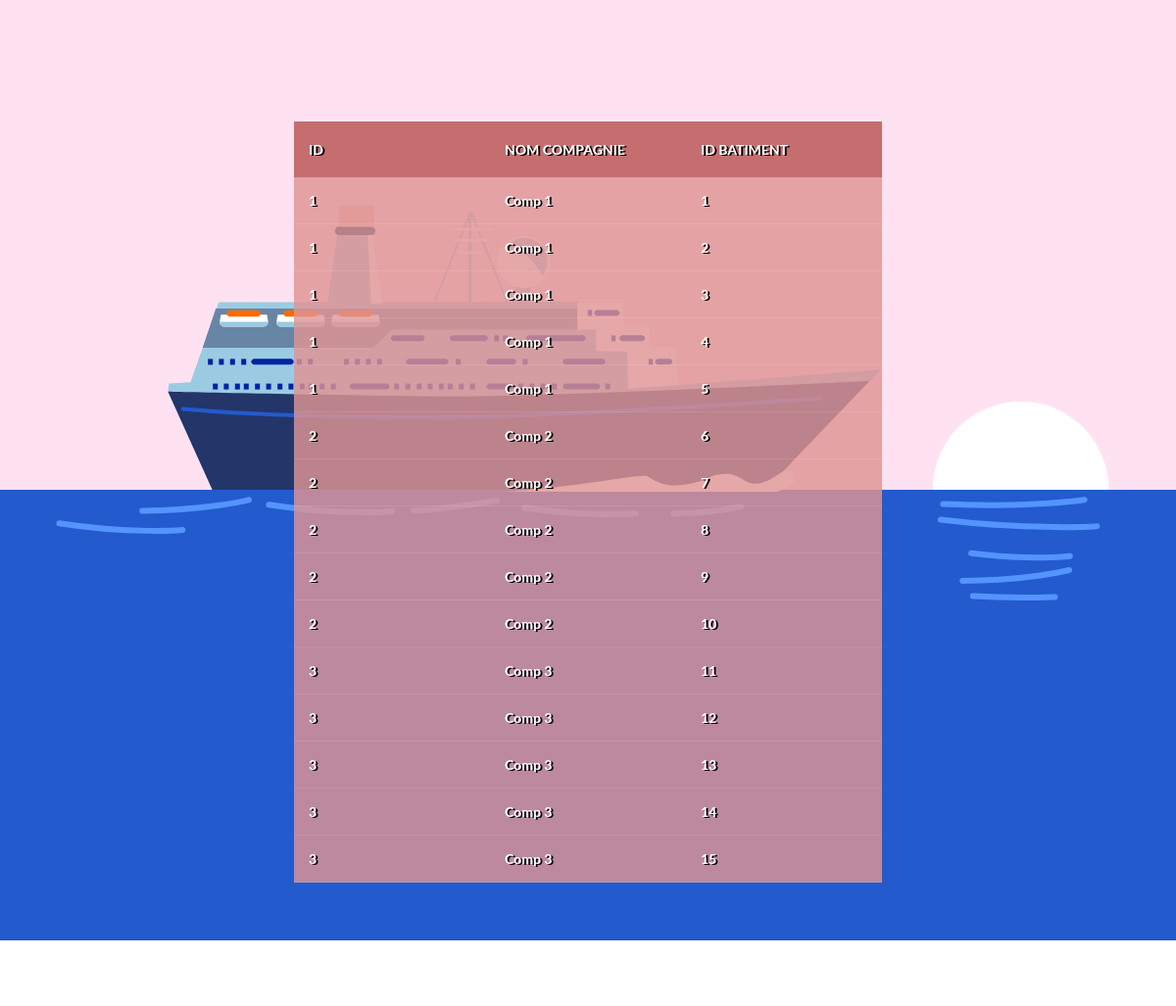
Screenshot of /PHP/html/Compagnies/compagnies.php with the database file from the repository.
### tables this page shows
CREATE TABLE Compagnies(
	id_compagnie INTEGER not null,
	nom_compagnie VARCHAR(30) not null,

	id_batiment INTEGER,

	CONSTRAINT pk_compagnie primary key (id_compagnie,nom_compagnie, id_batiment)

	CONSTRAINT fk_compagnie
	FOREIGN KEY (id_batiment) REFERENCES Batiments(id_batiment)
);

### PHP/html/Compagnies/compagnies.php (the view, shortened to what this page needs)
<?php
    $pdo = new PDO('sqlite:../database/Projet_Croisiere.db');
    $statement = $pdo->query("SELECT * FROM Compagnies");
?>
<!DOCTYPE html>
<html>
<head>
    <link rel="stylesheet" href="../../css/tables.css">
</head>
<body>
<div style="width:device-width; margin-top: -20%;">
</div>
    <h1>Compagnies</h1>
        <table cellpadding="0" cellspacing="0" border="0">
            <thead>
                <th>ID</th>
                <th>Nom Compagnie</th>
                <th>ID Batiment</th>
            <?php
                while($rows = $statement->fetch(PDO::FETCH_ASSOC)){
            ?>
                    <tr>
                        <td><?php echo $rows['id_compagnie'] ?></td>
                        <td><?php echo $rows['nom_compagnie'] ?></td>
                        <td><?php echo $rows['id_batiment'] ?></td>
                    </tr>
            <?php
                }
            ?>
            </thead>
        </table>
</body>
</html>

### PHP/css/tables.css (style rules this page uses)
* { margin: 0; padding: 0; font-family: 'lato'; }
h1 { font-size: 30px; color: #fff; text-transform: uppercase; font-weight: 300; text-align: center; margin-bottom: 15px; }
table { width: 50%; table-layout: fixed; position: absolute; top: 10%; left: 25%; }
th { padding: 20px 15px; text-align: left; font-weight: 700; font-size: 14px; color: #fff; text-shadow: 2px 1px #000000; text-transform: uppercase; background-color:rgb(185 85 85 / 82%); }
td { padding: 15px; text-align: left; vertical-align: middle; font-weight: 700; font-size: 14px; color: #fff; text-shadow: 2px 1px #000000; border-bottom: solid 1px rgba(255,255,255,0.1); background-color: rgb(224 148 148 / 82%); }
.ship { background-color: #ffe2f2; }

### rows the page displays
compagnies: id_compagnie "1", nom_compagnie "Comp 1", id_batiment "1"
compagnies: id_compagnie "1", nom_compagnie "Comp 1", id_batiment "2"
compagnies: id_compagnie "1", nom_compagnie "Comp 1", id_batiment "3"
compagnies: id_compagnie "1", nom_compagnie "Comp 1", id_batiment "4"
compagnies: id_compagnie "1", nom_compagnie "Comp 1", id_batiment "5"
compagnies: id_compagnie "2", nom_compagnie "Comp 2", id_batiment "6"
compagnies: id_compagnie "2", nom_compagnie "Comp 2", id_batiment "7"
compagnies: id_compagnie "2", nom_compagnie "Comp 2", id_batiment "8"
compagnies: id_compagnie "2", nom_compagnie "Comp 2", id_batiment "9"
compagnies: id_compagnie "2", nom_compagnie "Comp 2", id_batiment "10"
compagnies: id_compagnie "3", nom_compagnie "Comp 3", id_batiment "11"
compagnies: id_compagnie "3", nom_compagnie "Comp 3", id_batiment "12"
compagnies: id_compagnie "3", nom_compagnie "Comp 3", id_batiment "13"
compagnies: id_compagnie "3", nom_compagnie "Comp 3", id_batiment "14"
compagnies: id_compagnie "3", nom_compagnie "Comp 3", id_batiment "15"
